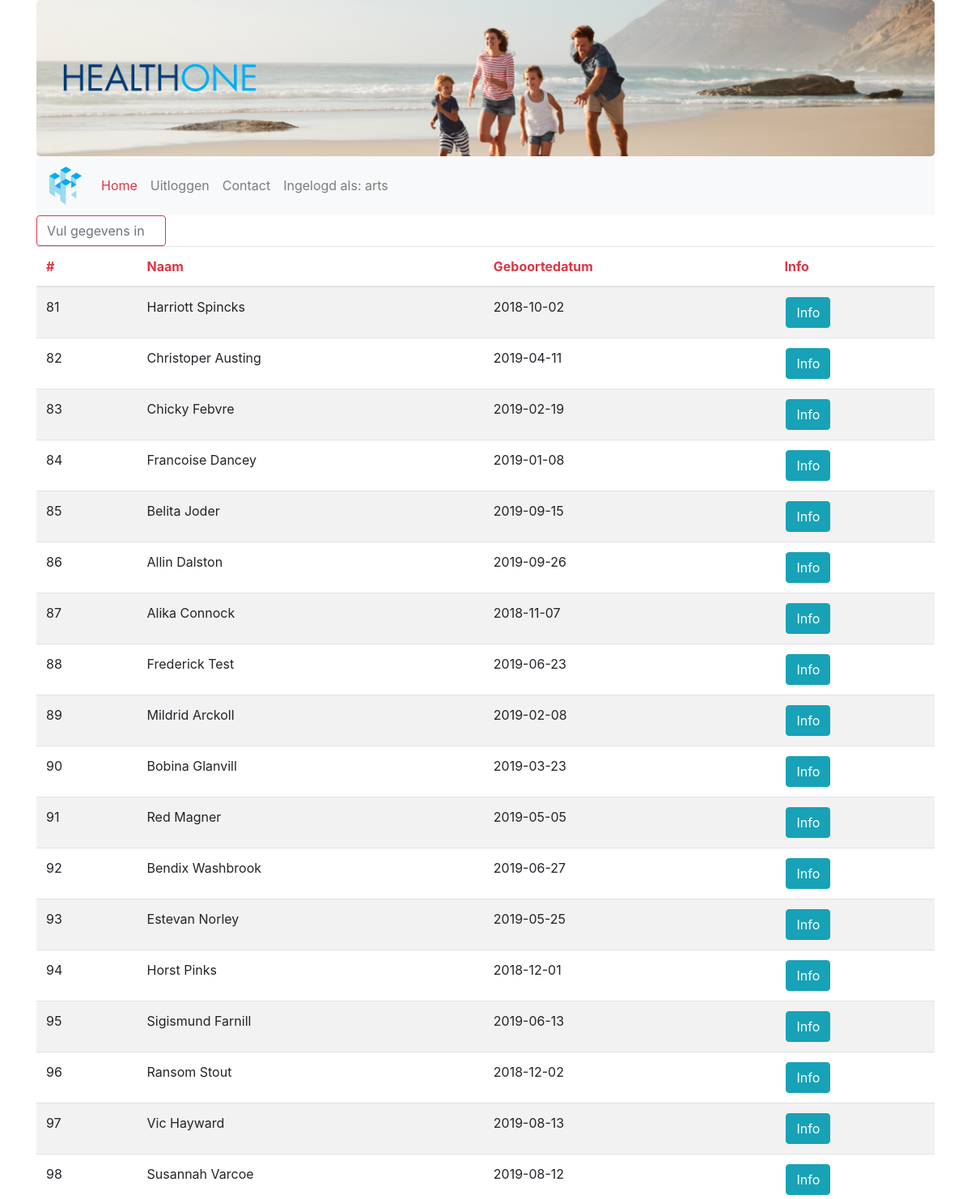
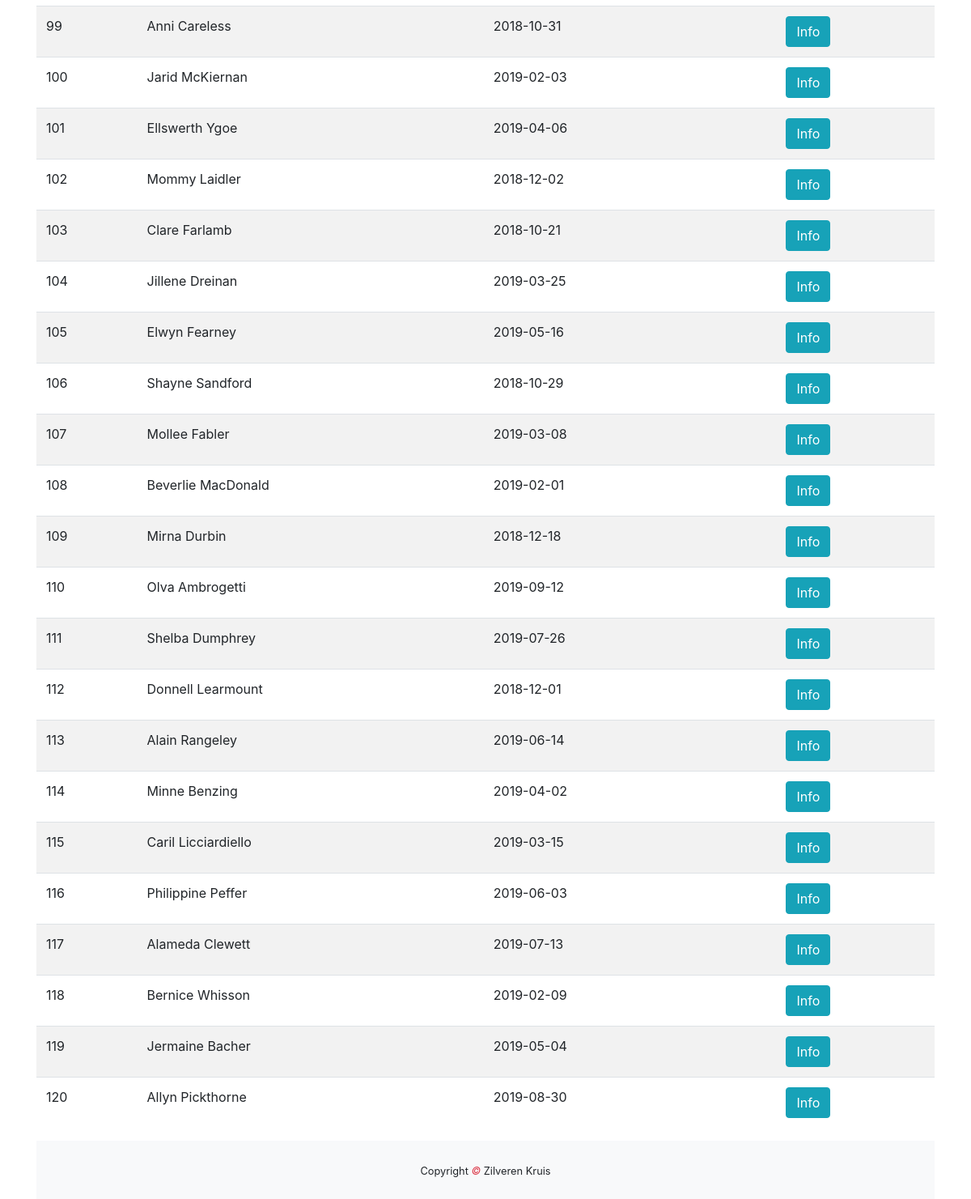
The page /huisarts/patienten.php (signed in) on the database its author committed (2 pictures, top to bottom).
### tables this page shows
CREATE TABLE `patient` (
  `patient_id` int(255) NOT NULL,
  `naam` varchar(255) NOT NULL,
  `email` varchar(255) NOT NULL,
  `telefoon` varchar(255) NOT NULL,
  `geboortedatum` date NOT NULL,
  `adres` varchar(255) NOT NULL,
  `verzekeringnummer` int(255) NOT NULL,
  `arts_id` int(11) NOT NULL
);

### huisarts/patienten.php (the view, shortened to what this page needs)
<!DOCTYPE html>
<html lang="en">
    <head>
        <link rel="stylesheet" href="https://maxcdn.bootstrapcdn.com/bootstrap/4.3.1/css/bootstrap.min.css">
        <link rel="stylesheet" href="../css/index.css">
    </head>
    <body>
        <div class="container">
            <div class="jumbotron text-center">
            <div class="row">
                <div class="col-sm-3">
                    <img class="d-none d-sm-block img-fluid" src="../img/healthtwo_text_transparent.png" alt="Logo">
                </div>
            </div>
        </div>
        <nav class="navbar navbar-expand-sm bg-light navbar-light sticky-top">
            <a class="navbar-brand" href="index.php">
                <img class="navbrand" src="../img/healthtwo_logo_transparent.png" alt="Logo">
            </a>
            <div class="collapse navbar-collapse" id="collapse_target">
                <ul class="navbar-nav">
                    <li class="nav-item active">
                        <a class="nav-link text-danger" href="index.php">Home</a>
                    </li>
                    <?php
                    if(isset($_SESSION['functie']) && $_SESSION['functie'] != null) {
                        echo '<li class="nav-item"><a class="nav-link" href="../uitloggen.php">Uitloggen</a></li>';
                    }
                    ?>
                    <li class="nav-item">
                        <a class="nav-link" href="../contact.php">Contact</a>
                    </li>
                    <?php
                    if(isset($_SESSION['functie'])) {
                    echo '<li class="nav-item">
                    <a class="nav-link" href="#">Ingelogd als: ' . $_SESSION['functie'] .'</a></li>';
                }
                ?>
                </ul>
            </div>
        </nav>
        <div class="row text-center">
            <div class="col-lg-2">
                <input  class="form-control form-control-underlined border-danger" id="myInput" type="text" placeholder="Vul gegevens in">
            </div>
            <div class="col-lg-10">
            </div>
        </div>
        <div class="table-responsive">
            <table class="table table-striped">
                <thead>
                <tr>
                    <th scope="col" class="text-danger">#</th>
                    <th scope="col" class="text-danger">Naam</th>
                    <th scope="col" class="text-danger">Geboortedatum</th>
                    <th scope="col" class="text-danger">Info</th>
                </tr>
                </thead>
                <tbody id="myTable">
                <?php
                try {
                    $db = new PDO("mysql:host=localhost;dbname=healthone","root","");
                    $query = $db->prepare("SELECT * FROM patient");
                    $query->execute();
                    $result = $query->fetchAll(PDO::FETCH_ASSOC);
                    foreach ($result as &$data){
                        echo "<tr>";
                        echo "<td>".$data['patient_id']."</td>";
                        echo "<td>".$data["naam"] ."</td>";
                        echo "<td>" . $data['geboortedatum'] . "</td>";
                        echo "<td><a href='patient_info.php?id=".$data['patient_id']."'>"."<button type=\"button\" class=\"btn btn-info\">Info</button></a></td>";
                        echo "</tr>";
                    }
                }
                catch(PDOException $e){
                    die("OEPS iets is fout!".$e->getMessage());
                }
                ?>
                </tbody>
            </table>
        <footer class="py-4 bg-light text-dark-50 text-center">
            <small>Copyright <em class="text-danger"> &copy; </em>Zilveren Kruis</small>
        </footer>
        </div>
        </div>
    </body>
</html>

### css/index.css (style rules this page uses)
.jumbotron { margin-bottom: 0; background-image: url(../img/zilverenkruis_jumbotron.png); background-repeat: no-repeat; -webkit-background-size: cover; -o-background-size: cover; background-size: cover; }
.navbrand { width:40px; }
a { color: black; }
a button { margin-left: 2px; }

### rows shown on the page
patient: patient_id "81", naam "Harriott Spincks", geboortedatum "2018-10-02"
patient: patient_id "82", naam "Christoper Austing", geboortedatum "2019-04-11"
patient: patient_id "83", naam "Chicky Febvre", geboortedatum "2019-02-19"
patient: patient_id "84", naam "Francoise Dancey", geboortedatum "2019-01-08"
patient: patient_id "85", naam "Belita Joder", geboortedatum "2019-09-15"
patient: patient_id "86", naam "Allin Dalston", geboortedatum "2019-09-26"
patient: patient_id "87", naam "Alika Connock", geboortedatum "2018-11-07"
patient: patient_id "88", naam "Frederick Test", geboortedatum "2019-06-23"
patient: patient_id "89", naam "Mildrid Arckoll", geboortedatum "2019-02-08"
patient: patient_id "90", naam "Bobina Glanvill", geboortedatum "2019-03-23"
patient: patient_id "91", naam "Red Magner", geboortedatum "2019-05-05"
patient: patient_id "92", naam "Bendix Washbrook", geboortedatum "2019-06-27"
patient: patient_id "93", naam "Estevan Norley", geboortedatum "2019-05-25"
patient: patient_id "94", naam "Horst Pinks", geboortedatum "2018-12-01"
patient: patient_id "95", naam "Sigismund Farnill", geboortedatum "2019-06-13"
patient: patient_id "96", naam "Ransom Stout", geboortedatum "2018-12-02"
patient: patient_id "97", naam "Vic Hayward", geboortedatum "2019-08-13"
patient: patient_id "98", naam "Susannah Varcoe", geboortedatum "2019-08-12"
patient: patient_id "99", naam "Anni Careless", geboortedatum "2018-10-31"
patient: patient_id "100", naam "Jarid McKiernan", geboortedatum "2019-02-03"
patient: patient_id "101", naam "Ellswerth Ygoe", geboortedatum "2019-04-06"
patient: patient_id "102", naam "Mommy Laidler", geboortedatum "2018-12-02"
patient: patient_id "103", naam "Clare Farlamb", geboortedatum "2018-10-21"
patient: patient_id "104", naam "Jillene Dreinan", geboortedatum "2019-03-25"
patient: patient_id "105", naam "Elwyn Fearney", geboortedatum "2019-05-16"
patient: patient_id "106", naam "Shayne Sandford", geboortedatum "2018-10-29"
patient: patient_id "107", naam "Mollee Fabler", geboortedatum "2019-03-08"
patient: patient_id "108", naam "Beverlie MacDonald", geboortedatum "2019-02-01"
patient: patient_id "109", naam "Mirna Durbin", geboortedatum "2018-12-18"
patient: patient_id "110", naam "Olva Ambrogetti", geboortedatum "2019-09-12"
patient: patient_id "111", naam "Shelba Dumphrey", geboortedatum "2019-07-26"
patient: patient_id "112", naam "Donnell Learmount", geboortedatum "2018-12-01"
patient: patient_id "113", naam "Alain Rangeley", geboortedatum "2019-06-14"
patient: patient_id "114", naam "Minne Benzing", geboortedatum "2019-04-02"
patient: patient_id "115", naam "Caril Licciardiello", geboortedatum "2019-03-15"
patient: patient_id "116", naam "Philippine Peffer", geboortedatum "2019-06-03"
patient: patient_id "117", naam "Alameda Clewett", geboortedatum "2019-07-13"
patient: patient_id "118", naam "Bernice Whisson", geboortedatum "2019-02-09"
patient: patient_id "119", naam "Jermaine Bacher", geboortedatum "2019-05-04"
patient: patient_id "120", naam "Allyn Pickthorne", geboortedatum "2019-08-30"

### other values the page prints
$_SESSION['functie'] "arts"
